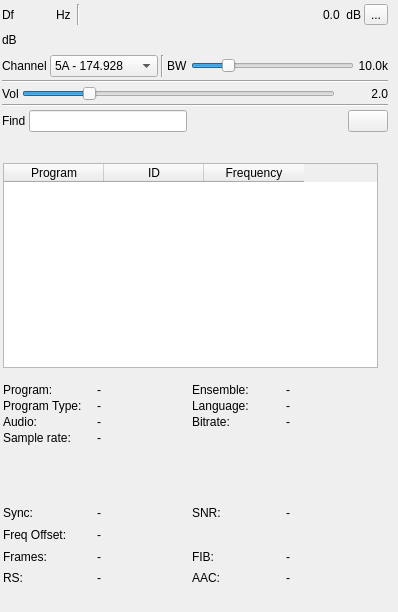
<?xml version="1.0" encoding="UTF-8"?>
<ui version="4.0">
 <class>DABDemodGUI</class>
 <widget class="RollupContents" name="DABDemodGUI">
  <property name="geometry">
   <rect>
    <x>0</x>
    <y>0</y>
    <width>398</width>
    <height>612</height>
   </rect>
  </property>
  <property name="sizePolicy">
   <sizepolicy hsizetype="Expanding" vsizetype="Expanding">
    <horstretch>0</horstretch>
    <verstretch>0</verstretch>
   </sizepolicy>
  </property>
  <property name="minimumSize">
   <size>
    <width>352</width>
    <height>0</height>
   </size>
  </property>
  <property name="font">
   <font>
    <family>Liberation Sans</family>
    <pointsize>9</pointsize>
   </font>
  </property>
  <property name="focusPolicy">
   <enum>Qt::StrongFocus</enum>
  </property>
  <property name="windowTitle">
   <string>DAB Demodulator</string>
  </property>
  <widget class="QWidget" name="settingsContainer" native="true">
   <property name="geometry">
    <rect>
     <x>0</x>
     <y>0</y>
     <width>390</width>
     <height>151</height>
    </rect>
   </property>
   <property name="minimumSize">
    <size>
     <width>350</width>
     <height>0</height>
    </size>
   </property>
   <property name="windowTitle">
    <string>Settings</string>
   </property>
   <layout class="QVBoxLayout" name="verticalLayout">
    <property name="spacing">
     <number>3</number>
    </property>
    <property name="leftMargin">
     <number>2</number>
    </property>
    <property name="topMargin">
     <number>2</number>
    </property>
    <property name="rightMargin">
     <number>2</number>
    </property>
    <property name="bottomMargin">
     <number>2</number>
    </property>
    <item>
     <layout class="QHBoxLayout" name="powLayout">
      <property name="topMargin">
       <number>2</number>
      </property>
      <item>
       <widget class="QLabel" name="deltaFrequencyLabel">
        <property name="minimumSize">
         <size>
          <width>16</width>
          <height>0</height>
         </size>
        </property>
        <property name="text">
         <string>Df</string>
        </property>
       </widget>
      </item>
      <item>
       <widget class="ValueDialZ" name="deltaFrequency" native="true">
        <property name="sizePolicy">
         <sizepolicy hsizetype="Maximum" vsizetype="Maximum">
          <horstretch>0</horstretch>
          <verstretch>0</verstretch>
         </sizepolicy>
        </property>
        <property name="minimumSize">
         <size>
          <width>32</width>
          <height>16</height>
         </size>
        </property>
        <property name="font">
         <font>
          <family>Liberation Mono</family>
          <pointsize>12</pointsize>
         </font>
        </property>
        <property name="cursor">
         <cursorShape>PointingHandCursor</cursorShape>
        </property>
        <property name="focusPolicy">
         <enum>Qt::StrongFocus</enum>
        </property>
        <property name="toolTip">
         <string>Demod shift frequency from center in Hz</string>
        </property>
       </widget>
      </item>
      <item>
       <widget class="QLabel" name="deltaUnits">
        <property name="text">
         <string>Hz </string>
        </property>
       </widget>
      </item>
      <item>
       <widget class="Line" name="line">
        <property name="orientation">
         <enum>Qt::Vertical</enum>
        </property>
       </widget>
      </item>
      <item>
       <spacer name="horizontalSpacer">
        <property name="orientation">
         <enum>Qt::Horizontal</enum>
        </property>
        <property name="sizeHint" stdset="0">
         <size>
          <width>40</width>
          <height>20</height>
         </size>
        </property>
       </spacer>
      </item>
      <item>
       <layout class="QHBoxLayout" name="channelPowerLayout">
        <item>
         <widget class="QLabel" name="channelPower">
          <property name="toolTip">
           <string>Channel power</string>
          </property>
          <property name="layoutDirection">
           <enum>Qt::RightToLeft</enum>
          </property>
          <property name="text">
           <string>0.0</string>
          </property>
         </widget>
        </item>
        <item>
         <widget class="QLabel" name="channelPowerUnits">
          <property name="text">
           <string> dB</string>
          </property>
         </widget>
        </item>
       </layout>
      </item>
      <item>
       <widget class="QToolButton" name="audioMute">
        <property name="toolTip">
         <string>Left: Mute/Unmute audio Right: view/select audio device</string>
        </property>
        <property name="text">
         <string>...</string>
        </property>
        <property name="icon">
         <iconset resource="../../../sdrgui/resources/res.qrc">
          <normaloff>:/sound_on.png</normaloff>
          <normalon>:/sound_off.png</normalon>:/sound_on.png</iconset>
        </property>
        <property name="checkable">
         <bool>true</bool>
        </property>
       </widget>
      </item>
     </layout>
    </item>
    <item>
     <layout class="QHBoxLayout" name="powerLayout">
      <item>
       <widget class="QLabel" name="channelPowerMeterUnits">
        <property name="text">
         <string>dB</string>
        </property>
       </widget>
      </item>
      <item>
       <widget class="LevelMeterSignalDB" name="channelPowerMeter" native="true">
        <property name="sizePolicy">
         <sizepolicy hsizetype="Expanding" vsizetype="MinimumExpanding">
          <horstretch>0</horstretch>
          <verstretch>0</verstretch>
         </sizepolicy>
        </property>
        <property name="minimumSize">
         <size>
          <width>0</width>
          <height>24</height>
         </size>
        </property>
        <property name="font">
         <font>
          <family>Liberation Mono</family>
          <pointsize>8</pointsize>
         </font>
        </property>
        <property name="toolTip">
         <string>RF level meter (dB) top trace: average, bottom trace: instantaneous peak, tip: peak hold</string>
        </property>
       </widget>
      </item>
     </layout>
    </item>
    <item>
     <layout class="QHBoxLayout" name="phySettingsLayout">
      <item>
       <widget class="QLabel" name="channelLabel">
        <property name="text">
         <string>Channel</string>
        </property>
       </widget>
      </item>
      <item>
       <widget class="QComboBox" name="channel">
        <property name="minimumSize">
         <size>
          <width>100</width>
          <height>0</height>
         </size>
        </property>
        <property name="toolTip">
         <string>DAB channel number and frequency in MHz</string>
        </property>
        <item>
         <property name="text">
          <string>5A - 174.928</string>
         </property>
        </item>
        <item>
         <property name="text">
          <string>5B - 176.640</string>
         </property>
        </item>
        <item>
         <property name="text">
          <string>5C - 178.352</string>
         </property>
        </item>
        <item>
         <property name="text">
          <string>5D - 180.064</string>
         </property>
        </item>
        <item>
         <property name="text">
          <string>6A - 181.936</string>
         </property>
        </item>
        <item>
         <property name="text">
          <string>6B - 183.648</string>
         </property>
        </item>
        <item>
         <property name="text">
          <string>6C - 185.360</string>
         </property>
        </item>
        <item>
         <property name="text">
          <string>6D - 187.072</string>
         </property>
        </item>
        <item>
         <property name="text">
          <string>7A - 188.928</string>
         </property>
        </item>
        <item>
         <property name="text">
          <string>7B - 190.640</string>
         </property>
        </item>
        <item>
         <property name="text">
          <string>7C - 192.352</string>
         </property>
        </item>
        <item>
         <property name="text">
          <string>7D - 194.064</string>
         </property>
        </item>
        <item>
         <property name="text">
          <string>8A - 195.936</string>
         </property>
        </item>
        <item>
         <property name="text">
          <string>8B - 197.648</string>
         </property>
        </item>
        <item>
         <property name="text">
          <string>8C - 199.360</string>
         </property>
        </item>
        <item>
         <property name="text">
          <string>8D - 201.072</string>
         </property>
        </item>
        <item>
         <property name="text">
          <string>9A - 202.928</string>
         </property>
        </item>
        <item>
         <property name="text">
          <string>9B - 204.640</string>
         </property>
        </item>
        <item>
         <property name="text">
          <string>9C - 206.352</string>
         </property>
        </item>
        <item>
         <property name="text">
          <string>9D - 208.064</string>
         </property>
        </item>
        <item>
         <property name="text">
          <string>10A - 209.936</string>
         </property>
        </item>
        <item>
         <property name="text">
          <string>10B - 211.648</string>
         </property>
        </item>
        <item>
         <property name="text">
          <string>10C - 213.360</string>
         </property>
        </item>
        <item>
         <property name="text">
          <string>10D - 215.072</string>
         </property>
        </item>
        <item>
         <property name="text">
          <string>11A - 216.928</string>
         </property>
        </item>
        <item>
         <property name="text">
          <string>11B - 218.640</string>
         </property>
        </item>
        <item>
         <property name="text">
          <string>11C - 220.352</string>
         </property>
        </item>
        <item>
         <property name="text">
          <string>11D - 222.064</string>
         </property>
        </item>
        <item>
         <property name="text">
          <string>12A - 223.936</string>
         </property>
        </item>
        <item>
         <property name="text">
          <string>12B - 225.648</string>
         </property>
        </item>
        <item>
         <property name="text">
          <string>12C - 227.360</string>
         </property>
        </item>
        <item>
         <property name="text">
          <string>12D - 229.072</string>
         </property>
        </item>
        <item>
         <property name="text">
          <string>13A - 230.784</string>
         </property>
        </item>
        <item>
         <property name="text">
          <string>13B - 232.208</string>
         </property>
        </item>
        <item>
         <property name="text">
          <string>13C - 234.208</string>
         </property>
        </item>
        <item>
         <property name="text">
          <string>13D - 235.776</string>
         </property>
        </item>
        <item>
         <property name="text">
          <string>13E - 237.448</string>
         </property>
        </item>
        <item>
         <property name="text">
          <string>13F - 239.200</string>
         </property>
        </item>
       </widget>
      </item>
      <item>
       <widget class="Line" name="line_7">
        <property name="orientation">
         <enum>Qt::Vertical</enum>
        </property>
       </widget>
      </item>
      <item>
       <widget class="QLabel" name="rfBWLabel">
        <property name="text">
         <string>BW</string>
        </property>
       </widget>
      </item>
      <item>
       <widget class="QSlider" name="rfBW">
        <property name="sizePolicy">
         <sizepolicy hsizetype="Expanding" vsizetype="Minimum">
          <horstretch>0</horstretch>
          <verstretch>0</verstretch>
         </sizepolicy>
        </property>
        <property name="minimumSize">
         <size>
          <width>0</width>
          <height>0</height>
         </size>
        </property>
        <property name="toolTip">
         <string>RF bandwidth</string>
        </property>
        <property name="minimum">
         <number>10000</number>
        </property>
        <property name="maximum">
         <number>40000</number>
        </property>
        <property name="pageStep">
         <number>1</number>
        </property>
        <property name="value">
         <number>16000</number>
        </property>
        <property name="orientation">
         <enum>Qt::Horizontal</enum>
        </property>
       </widget>
      </item>
      <item>
       <widget class="QLabel" name="rfBWText">
        <property name="minimumSize">
         <size>
          <width>30</width>
          <height>0</height>
         </size>
        </property>
        <property name="text">
         <string>10.0k</string>
        </property>
        <property name="alignment">
         <set>Qt::AlignRight|Qt::AlignTrailing|Qt::AlignVCenter</set>
        </property>
       </widget>
      </item>
     </layout>
    </item>
    <item>
     <widget class="Line" name="line_5">
      <property name="orientation">
       <enum>Qt::Horizontal</enum>
      </property>
     </widget>
    </item>
    <item>
     <layout class="QHBoxLayout" name="volumeLayout">
      <item>
       <widget class="QLabel" name="label_3">
        <property name="text">
         <string>Vol</string>
        </property>
       </widget>
      </item>
      <item>
       <widget class="QSlider" name="volume">
        <property name="toolTip">
         <string>Volume</string>
        </property>
        <property name="maximum">
         <number>100</number>
        </property>
        <property name="pageStep">
         <number>1</number>
        </property>
        <property name="value">
         <number>20</number>
        </property>
        <property name="orientation">
         <enum>Qt::Horizontal</enum>
        </property>
       </widget>
      </item>
      <item>
       <widget class="QLabel" name="volumeText">
        <property name="minimumSize">
         <size>
          <width>50</width>
          <height>0</height>
         </size>
        </property>
        <property name="text">
         <string>2.0</string>
        </property>
        <property name="alignment">
         <set>Qt::AlignRight|Qt::AlignTrailing|Qt::AlignVCenter</set>
        </property>
       </widget>
      </item>
     </layout>
    </item>
    <item>
     <widget class="Line" name="line_3">
      <property name="orientation">
       <enum>Qt::Horizontal</enum>
      </property>
     </widget>
    </item>
    <item>
     <layout class="QHBoxLayout" name="filterLayout">
      <item>
       <widget class="QLabel" name="filterLabel">
        <property name="text">
         <string>Find</string>
        </property>
       </widget>
      </item>
      <item>
       <widget class="QLineEdit" name="filter">
        <property name="toolTip">
         <string>Display only programs that match the specified regular expression</string>
        </property>
       </widget>
      </item>
      <item>
       <spacer name="horizontalSpacer_3">
        <property name="orientation">
         <enum>Qt::Horizontal</enum>
        </property>
        <property name="sizeHint" stdset="0">
         <size>
          <width>40</width>
          <height>20</height>
         </size>
        </property>
       </spacer>
      </item>
      <item>
       <widget class="QPushButton" name="clearTable">
        <property name="toolTip">
         <string>Clear programs from table</string>
        </property>
        <property name="text">
         <string/>
        </property>
        <property name="icon">
         <iconset resource="../../../sdrgui/resources/res.qrc">
          <normaloff>:/bin.png</normaloff>:/bin.png</iconset>
        </property>
       </widget>
      </item>
     </layout>
    </item>
    <item>
     <widget class="QLabel" name="warning">
      <property name="text">
       <string/>
      </property>
     </widget>
    </item>
   </layout>
  </widget>
  <widget class="QWidget" name="programContainer" native="true">
   <property name="geometry">
    <rect>
     <x>0</x>
     <y>160</y>
     <width>381</width>
     <height>211</height>
    </rect>
   </property>
   <property name="sizePolicy">
    <sizepolicy hsizetype="Expanding" vsizetype="Expanding">
     <horstretch>0</horstretch>
     <verstretch>0</verstretch>
    </sizepolicy>
   </property>
   <property name="windowTitle">
    <string>Programs</string>
   </property>
   <layout class="QVBoxLayout" name="verticalLayoutTable">
    <property name="spacing">
     <number>2</number>
    </property>
    <property name="leftMargin">
     <number>3</number>
    </property>
    <property name="topMargin">
     <number>3</number>
    </property>
    <property name="rightMargin">
     <number>3</number>
    </property>
    <property name="bottomMargin">
     <number>3</number>
    </property>
    <item>
     <widget class="QTableWidget" name="programs">
      <property name="toolTip">
       <string>Programs</string>
      </property>
      <property name="editTriggers">
       <set>QAbstractItemView::NoEditTriggers</set>
      </property>
      <column>
       <property name="text">
        <string>Program</string>
       </property>
      </column>
      <column>
       <property name="text">
        <string>ID</string>
       </property>
      </column>
      <column>
       <property name="text">
        <string>Frequency</string>
       </property>
      </column>
     </widget>
    </item>
   </layout>
  </widget>
  <widget class="QWidget" name="currentProgram" native="true">
   <property name="geometry">
    <rect>
     <x>0</x>
     <y>380</y>
     <width>381</width>
     <height>101</height>
    </rect>
   </property>
   <property name="sizePolicy">
    <sizepolicy hsizetype="Expanding" vsizetype="Preferred">
     <horstretch>0</horstretch>
     <verstretch>0</verstretch>
    </sizepolicy>
   </property>
   <property name="windowTitle">
    <string>Current Program</string>
   </property>
   <layout class="QVBoxLayout" name="verticalLayoutTable_4">
    <property name="spacing">
     <number>2</number>
    </property>
    <property name="leftMargin">
     <number>3</number>
    </property>
    <property name="topMargin">
     <number>3</number>
    </property>
    <property name="rightMargin">
     <number>3</number>
    </property>
    <property name="bottomMargin">
     <number>3</number>
    </property>
    <item>
     <layout class="QGridLayout" name="gridLayout_2">
      <item row="1" column="2">
       <widget class="QLabel" name="languageLabel">
        <property name="text">
         <string>Language:</string>
        </property>
       </widget>
      </item>
      <item row="2" column="3">
       <widget class="QLabel" name="bitrate">
        <property name="text">
         <string>-</string>
        </property>
       </widget>
      </item>
      <item row="0" column="1">
       <widget class="QLabel" name="program">
        <property name="text">
         <string>-</string>
        </property>
       </widget>
      </item>
      <item row="0" column="3">
       <widget class="QLabel" name="ensemble">
        <property name="text">
         <string>-</string>
        </property>
       </widget>
      </item>
      <item row="1" column="0">
       <widget class="QLabel" name="programTypeLabel">
        <property name="text">
         <string>Program Type:</string>
        </property>
       </widget>
      </item>
      <item row="2" column="0">
       <widget class="QLabel" name="audioLabel">
        <property name="text">
         <string>Audio:</string>
        </property>
       </widget>
      </item>
      <item row="1" column="1">
       <widget class="QLabel" name="programType">
        <property name="text">
         <string>-</string>
        </property>
       </widget>
      </item>
      <item row="2" column="1">
       <widget class="QLabel" name="audio">
        <property name="text">
         <string>-</string>
        </property>
       </widget>
      </item>
      <item row="0" column="2">
       <widget class="QLabel" name="ensembleLabel">
        <property name="text">
         <string>Ensemble:</string>
        </property>
       </widget>
      </item>
      <item row="2" column="2">
       <widget class="QLabel" name="bitrateLabel">
        <property name="text">
         <string>Bitrate:</string>
        </property>
       </widget>
      </item>
      <item row="1" column="3">
       <widget class="QLabel" name="language">
        <property name="text">
         <string>-</string>
        </property>
       </widget>
      </item>
      <item row="0" column="0">
       <widget class="QLabel" name="programLabel">
        <property name="text">
         <string>Program:</string>
        </property>
       </widget>
      </item>
      <item row="3" column="0">
       <widget class="QLabel" name="sampleRateLabel">
        <property name="text">
         <string>Sample rate:</string>
        </property>
       </widget>
      </item>
      <item row="3" column="1">
       <widget class="QLabel" name="sampleRate">
        <property name="toolTip">
         <string>Audio sample rate (in Sa/s)</string>
        </property>
        <property name="text">
         <string>-</string>
        </property>
       </widget>
      </item>
     </layout>
    </item>
    <item>
     <widget class="QLabel" name="data">
      <property name="sizePolicy">
       <sizepolicy hsizetype="Expanding" vsizetype="Preferred">
        <horstretch>0</horstretch>
        <verstretch>0</verstretch>
       </sizepolicy>
      </property>
      <property name="text">
       <string/>
      </property>
     </widget>
    </item>
    <item>
     <widget class="ScaledImage" name="motImage">
      <property name="sizePolicy">
       <sizepolicy hsizetype="Minimum" vsizetype="Preferred">
        <horstretch>0</horstretch>
        <verstretch>0</verstretch>
       </sizepolicy>
      </property>
      <property name="text">
       <string/>
      </property>
      <property name="alignment">
       <set>Qt::AlignCenter</set>
      </property>
     </widget>
    </item>
   </layout>
  </widget>
  <widget class="QWidget" name="statistics" native="true">
   <property name="geometry">
    <rect>
     <x>0</x>
     <y>500</y>
     <width>381</width>
     <height>91</height>
    </rect>
   </property>
   <property name="sizePolicy">
    <sizepolicy hsizetype="Expanding" vsizetype="Preferred">
     <horstretch>0</horstretch>
     <verstretch>0</verstretch>
    </sizepolicy>
   </property>
   <property name="windowTitle">
    <string>Statistics</string>
   </property>
   <layout class="QVBoxLayout" name="verticalLayoutTable_3">
    <property name="spacing">
     <number>2</number>
    </property>
    <property name="leftMargin">
     <number>3</number>
    </property>
    <property name="topMargin">
     <number>3</number>
    </property>
    <property name="rightMargin">
     <number>3</number>
    </property>
    <property name="bottomMargin">
     <number>3</number>
    </property>
    <item>
     <layout class="QGridLayout" name="statisticsLayout">
      <item row="1" column="1">
       <widget class="QLabel" name="freqOffset">
        <property name="toolTip">
         <string>Frequency offset in Hz</string>
        </property>
        <property name="text">
         <string>-</string>
        </property>
       </widget>
      </item>
      <item row="2" column="0">
       <widget class="QLabel" name="framesLabel">
        <property name="text">
         <string>Frames:</string>
        </property>
       </widget>
      </item>
      <item row="0" column="2">
       <widget class="QLabel" name="snrLabel">
        <property name="text">
         <string>SNR:</string>
        </property>
       </widget>
      </item>
      <item row="1" column="0">
       <widget class="QLabel" name="freqOffsetLabel">
        <property name="text">
         <string>Freq Offset:</string>
        </property>
       </widget>
      </item>
      <item row="0" column="1">
       <widget class="QLabel" name="sync">
        <property name="toolTip">
         <string>Time synchronized</string>
        </property>
        <property name="text">
         <string>-</string>
        </property>
       </widget>
      </item>
      <item row="2" column="1">
       <widget class="QLabel" name="frames">
        <property name="toolTip">
         <string>Percentage of valid frames</string>
        </property>
        <property name="text">
         <string>-</string>
        </property>
       </widget>
      </item>
      <item row="0" column="0">
       <widget class="QLabel" name="syncLabel">
        <property name="text">
         <string>Sync:</string>
        </property>
       </widget>
      </item>
      <item row="0" column="3">
       <widget class="QLabel" name="snr">
        <property name="toolTip">
         <string>Signal to noise ratio</string>
        </property>
        <property name="text">
         <string>-</string>
        </property>
       </widget>
      </item>
      <item row="3" column="0">
       <widget class="QLabel" name="rsLabel">
        <property name="text">
         <string>RS:</string>
        </property>
       </widget>
      </item>
      <item row="3" column="1">
       <widget class="QLabel" name="rs">
        <property name="toolTip">
         <string>For DAB+, percentage of packages passing Reed Solomon correction</string>
        </property>
        <property name="text">
         <string>-</string>
        </property>
       </widget>
      </item>
      <item row="3" column="2">
       <widget class="QLabel" name="aacLabel">
        <property name="text">
         <string>AAC:</string>
        </property>
       </widget>
      </item>
      <item row="3" column="3">
       <widget class="QLabel" name="aac">
        <property name="toolTip">
         <string>For DAB+, percentage of valid AAC frames</string>
        </property>
        <property name="text">
         <string>-</string>
        </property>
       </widget>
      </item>
      <item row="2" column="2">
       <widget class="QLabel" name="fibLabel">
        <property name="text">
         <string>FIB:</string>
        </property>
       </widget>
      </item>
      <item row="2" column="3">
       <widget class="QLabel" name="fib">
        <property name="toolTip">
         <string>Percent of FIB packages with valid CRC</string>
        </property>
        <property name="text">
         <string>-</string>
        </property>
       </widget>
      </item>
     </layout>
    </item>
   </layout>
  </widget>
 </widget>
 <customwidgets>
  <customwidget>
   <class>RollupContents</class>
   <extends>QWidget</extends>
   <header>gui/rollupcontents.h</header>
   <container>1</container>
  </customwidget>
  <customwidget>
   <class>ValueDialZ</class>
   <extends>QWidget</extends>
   <header>gui/valuedialz.h</header>
   <container>1</container>
  </customwidget>
  <customwidget>
   <class>LevelMeterSignalDB</class>
   <extends>QWidget</extends>
   <header>gui/levelmeter.h</header>
   <container>1</container>
  </customwidget>
  <customwidget>
   <class>ScaledImage</class>
   <extends>QLabel</extends>
   <header>gui/scaledimage.h</header>
  </customwidget>
 </customwidgets>
 <tabstops>
  <tabstop>programs</tabstop>
 </tabstops>
 <resources>
  <include location="../../../sdrgui/resources/res.qrc"/>
 </resources>
 <connections/>
</ui>
